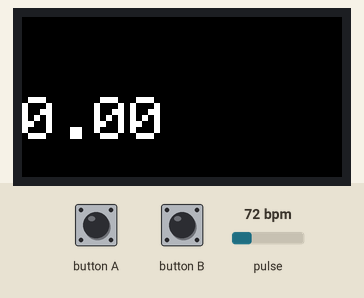
The sketch below on a simulated ESP32. Parts: 160×80 colour display. The test bench sets the inputs (shaded band); at power-on: pulse 72 bpm. What the sketch prints to the serial monitor is not drawn.

Above: at 1.6 s.
1.7 s: pulse set to 42 bpm
At 4.5 s:
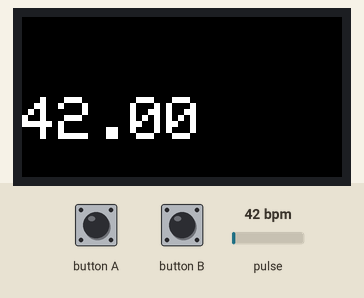
5.5 s: pulse set to 70 bpm
At 6.6 s:
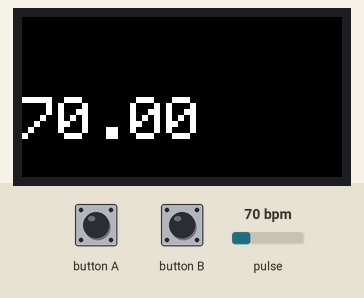
7.5 s: pulse set to 100 bpm
At 8.7 s:
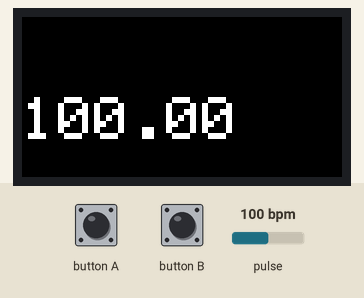
Timing chart, 0 to 10.5 s (numbered marks = the images above; inputs shaded):
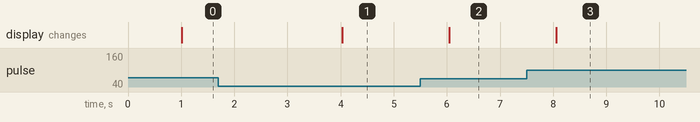

Measured:
- after the input at 1.7 s, the display: changes after 2.3 s (image 1)
- after the input at 5.5 s, the display: changes after 0.54 s (image 2)
- after the input at 7.5 s, the display: changes after 0.56 s (image 3)

The sketch:

heartbeatlatest_morestable.ino
```cpp
#include <M5StickC.h>
#include <Wire.h>
#include "MAX30100_PulseOximeter.h"

#define REPORTING_PERIOD_MS     1000

// PulseOximeter is the higher level interface to the sensor
// it offers:
//  * beat detection reporting
//  * heart rate calculation
//  * SpO2 (oxidation level) calculation
PulseOximeter pox;

uint32_t tsLastReport = 0;

// Callback (registered below) fired when a pulse is detected
void onBeatDetected()
{
    Serial.println("Beat!");
}

void setup()
{
    Serial.begin(115200);
    M5.begin();
    M5.Lcd.setRotation(3);
    M5.Lcd.setTextColor(WHITE);
    M5.Lcd.setTextSize(3);
    M5.Lcd.setCursor(0, 40);
    Serial.print("Initializing pulse oximeter..");

    // Initialize the PulseOximeter instance
    // Failures are generally due to an improper I2C wiring, missing power supply
    // or wrong target chip
    if (!pox.begin()) {
        Serial.println("FAILED");
        for(;;);
    } else {
        Serial.println("SUCCESS");
    }

    // The default current for the IR LED is 50mA and it could be changed
    //   by uncommenting the following line. Check MAX30100_Registers.h for all the
    //   available options.
    // pox.setIRLedCurrent(MAX30100_LED_CURR_7_6MA);

    // Register a callback for the beat detection
    pox.setOnBeatDetectedCallback(onBeatDetected);
}

void loop()
{
    // Make sure to call update as fast as possible
    pox.update();

    // Asynchronously dump heart rate and oxidation levels to the serial
    // For both, a value of 0 means "invalid"
    if (millis() - tsLastReport > REPORTING_PERIOD_MS) {
//        Serial.print("Heart rate:");
//        Serial.print(pox.getHeartRate());
//        Serial.print("bpm / SpO2:");
//        Serial.print(pox.getSpO2());
//        Serial.println("%");
        M5.Lcd.fillRect(0,40,120,100,BLACK);
        M5.Lcd.setCursor(0, 40);
        M5.Lcd.print(pox.getHeartRate());
        M5.update();

        tsLastReport = millis();
    }
}
```
